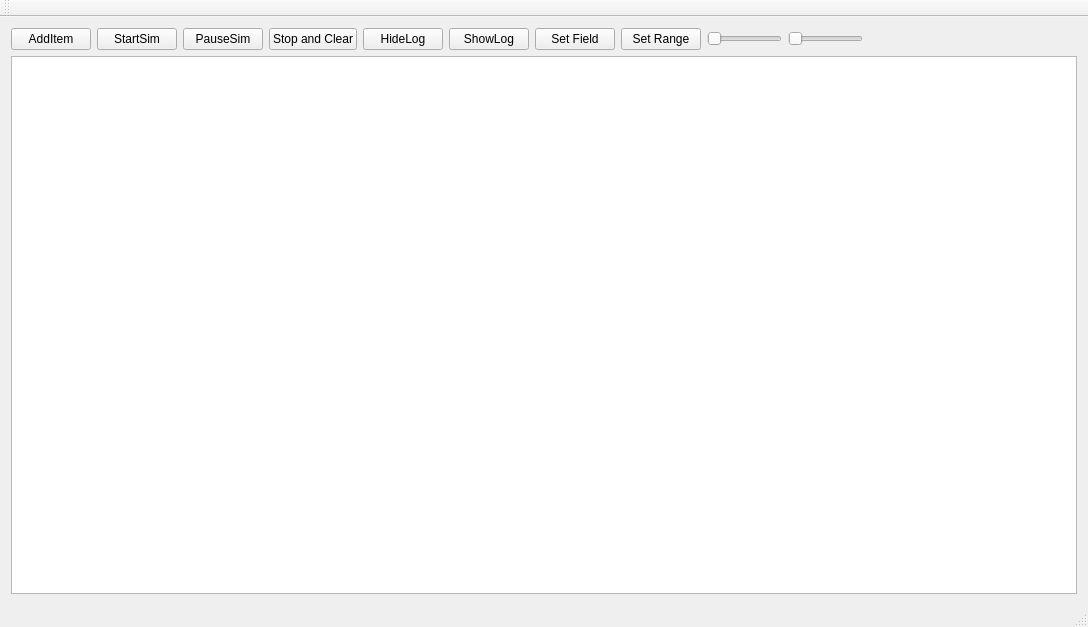
<?xml version="1.0" encoding="UTF-8"?>
<ui version="4.0">
 <class>IoT_Node_GUIClass</class>
 <widget class="QMainWindow" name="IoT_Node_GUIClass">
  <property name="geometry">
   <rect>
    <x>0</x>
    <y>0</y>
    <width>1088</width>
    <height>627</height>
   </rect>
  </property>
  <property name="windowTitle">
   <string>IoT_Node_GUI</string>
  </property>
  <widget class="QWidget" name="centralWidget">
   <layout class="QVBoxLayout" name="verticalLayout">
    <item>
     <layout class="QHBoxLayout" name="horizontalLayout">
      <item>
       <widget class="QPushButton" name="AddItem">
        <property name="text">
         <string>AddItem</string>
        </property>
       </widget>
      </item>
      <item>
       <widget class="QPushButton" name="startSim">
        <property name="text">
         <string>StartSim</string>
        </property>
       </widget>
      </item>
      <item>
       <widget class="QPushButton" name="StopSim">
        <property name="text">
         <string>PauseSim</string>
        </property>
       </widget>
      </item>
      <item>
       <widget class="QPushButton" name="Clear">
        <property name="text">
         <string>Stop and Clear</string>
        </property>
       </widget>
      </item>
      <item>
       <widget class="QPushButton" name="HideLog">
        <property name="text">
         <string>HideLog</string>
        </property>
       </widget>
      </item>
      <item>
       <widget class="QPushButton" name="ShowLog">
        <property name="text">
         <string>ShowLog</string>
        </property>
       </widget>
      </item>
      <item>
       <widget class="QPushButton" name="setField">
        <property name="text">
         <string>Set Field</string>
        </property>
       </widget>
      </item>
      <item>
       <widget class="QPushButton" name="setRange">
        <property name="text">
         <string>Set Range</string>
        </property>
       </widget>
      </item>
      <item>
       <widget class="QSlider" name="horizontalSlider">
        <property name="maximumSize">
         <size>
          <width>75</width>
          <height>16777215</height>
         </size>
        </property>
        <property name="orientation">
         <enum>Qt::Horizontal</enum>
        </property>
       </widget>
      </item>
      <item>
       <widget class="QSlider" name="ConsensusSpeedSlider">
        <property name="maximumSize">
         <size>
          <width>75</width>
          <height>16777215</height>
         </size>
        </property>
        <property name="orientation">
         <enum>Qt::Horizontal</enum>
        </property>
       </widget>
      </item>
      <item>
       <spacer name="horizontalSpacer">
        <property name="orientation">
         <enum>Qt::Horizontal</enum>
        </property>
        <property name="sizeHint" stdset="0">
         <size>
          <width>40</width>
          <height>20</height>
         </size>
        </property>
       </spacer>
      </item>
     </layout>
    </item>
    <item>
     <widget class="InteractiveView" name="graphicsView"/>
    </item>
   </layout>
  </widget>
  <widget class="QMenuBar" name="menuBar">
   <property name="geometry">
    <rect>
     <x>0</x>
     <y>0</y>
     <width>1088</width>
     <height>23</height>
    </rect>
   </property>
  </widget>
  <widget class="QToolBar" name="mainToolBar">
   <attribute name="toolBarArea">
    <enum>TopToolBarArea</enum>
   </attribute>
   <attribute name="toolBarBreak">
    <bool>false</bool>
   </attribute>
  </widget>
  <widget class="QStatusBar" name="statusBar"/>
 </widget>
 <layoutdefault spacing="6" margin="11"/>
 <customwidgets>
  <customwidget>
   <class>InteractiveView</class>
   <extends>QGraphicsView</extends>
   <header>interactiveview.h</header>
  </customwidget>
 </customwidgets>
 <resources>
  <include location="IoT_Node_GUI.qrc"/>
 </resources>
 <connections/>
</ui>
